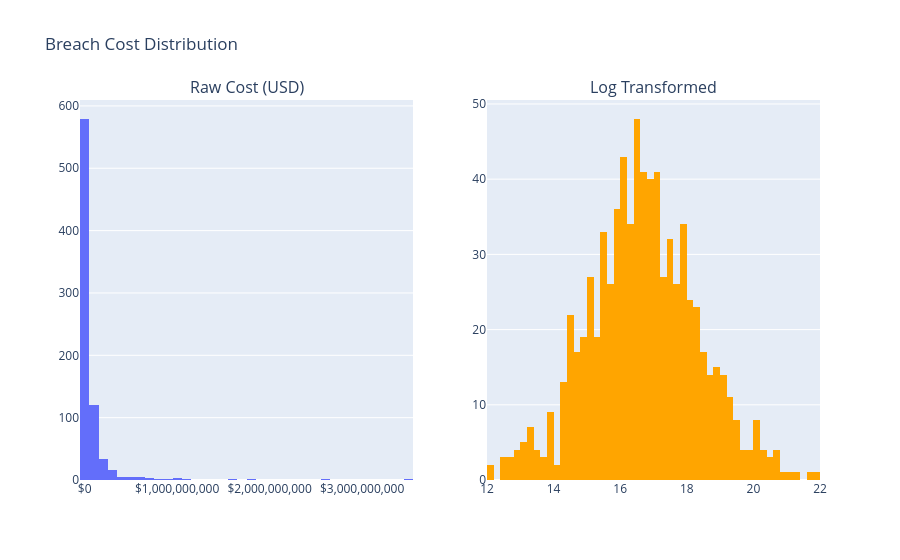

Notebook code for this chart:
### Code cell
plot_cost_distribution(df).show()

### Figure 1 — Plotly figure (JSON) as saved in the notebook; plotly's stock layout.template omitted (floating-point values rounded to 4 significant figures; data arrays with more than 128 entries replaced by an {"elided": "..."} marker saying what was removed)
{"data": [{"name": "Raw", "nbinsx": 50, "type": "histogram", "x": {"elided": "778 float values"}, "xaxis": "x", "yaxis": "y"}, {"marker": {"color": "orange"}, "name": "Log", "nbinsx": 50, "type": "histogram", "x": {"elided": "778 float values"}, "xaxis": "x2", "yaxis": "y2"}], "layout": {"annotations": [{"font": {"size": 16}, "showarrow": false, "text": "Raw Cost (USD)", "x": 0.225, "xanchor": "center", "xref": "paper", "y": 1, "yanchor": "bottom", "yref": "paper"}, {"font": {"size": 16}, "showarrow": false, "text": "Log Transformed", "x": 0.775, "xanchor": "center", "xref": "paper", "y": 1, "yanchor": "bottom", "yref": "paper"}], "autosize": true, "showlegend": false, "title": {"text": "Breach Cost Distribution"}, "xaxis": {"anchor": "y", "autorange": true, "domain": [0, 0.45], "range": [-50000000, 3550000000], "tickformat": "$,.0f", "type": "linear"}, "xaxis2": {"anchor": "y2", "autorange": true, "domain": [0.55, 1], "range": [12.0, 22.0], "type": "linear"}, "yaxis": {"anchor": "x", "autorange": true, "domain": [0, 1], "range": [0, 609.5]}, "yaxis2": {"anchor": "x2", "autorange": true, "domain": [0, 1], "range": [0, 50.53]}}}
